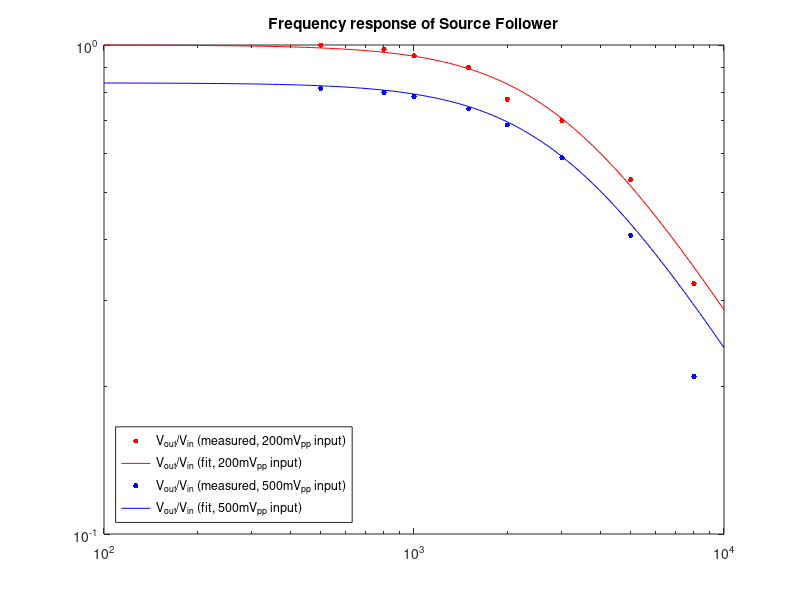

This figure's MATLAB source:
close all;
f = [500 800 1e3 1.5e3 2e3 3e3 5e3 8e3];
Vout_200m = [0.2 0.196 0.19 0.18 0.155 0.14 0.106 0.065];
Vout_500m = [0.408 0.4 0.392 0.37 0.343 0.294 0.204 0.105];

figure;
loglog(f,Vout_200m/0.2,'r.','MarkerSize',12);
hold on;
freq = logspace(2,4,100);
loglog(freq,sqrt(1./(1+(freq./3e3).^2)),'r-');
loglog(f,Vout_500m/0.5,'b.','MarkerSize',12);
loglog(freq,sqrt(0.7./(1+(freq./3e3).^2)),'b-');
title("Frequency response of Source Follower");
legend("V_{out}/V_{in} (measured, 200mV_{pp} input)", "V_{out}/V_{in} (fit, 200mV_{pp} input)", "V_{out}/V_{in} (measured, 500mV_{pp} input)", "V_{out}/V_{in} (fit, 500mV_{pp} input)", "Location","southwest")

% model
% Cgs=1e-12;
% rho_C = 2.198e-6; % ohm*m^2
% Rc_80=rho_C/(70*10e-12);
% Rc_30=rho_C/(20*10e-12);
% Rsq=7.8983e4;
% Rd2=Rc_30+13/80*Rsq;
% Rd1=Rc_80+0.1*Rsq;
% Rs1=Rc_80+0.1*Rsq;
% gmroi1=100;
% roi1=1e6;
% roi2=1e6;
% freq = logspace(-20,20,1000);
% av = (Rd2+roi2)*(gmroi1+(Rd1+roi1)*pi*2i*freq*Cgs)./(Rd1+(1+gmroi1)*Rd2+roi1+roi2+Rs1+gmroi1*(roi2+Rs1)+(Rd1+roi1)*(Rd2+Rs1+roi2)*pi*2i*freq*Cgs);
% figure;
% loglog(freq, abs(av));
% 
% Cov=1e-15;
% sCgs=Cgs.*freq*pi*2i;
% sCov=Cov.*freq*pi*2i;
% ZL=(Rd2+roi2)./(1+sCov.*(Rd2+roi2));
% num = ZL.*((Rd1+roi1).*sCgs+(Rd1+roi1+Rs1+(Rd1+roi1)*Rs1.*sCgs).*sCov+gmroi1.*(1+Rs1.*sCov));
% den = (roi1+Rs1*(1+gmroi1)+sCgs.*(roi1*Rs1)+ZL+Rs1.*ZL.*sCov+ZL.*(gmroi1+sCgs.*roi1+sCov.*roi1+gmroi1*Rs1+(sCgs.*sCov).*(roi1*Rs1))+Rd1*(1+Rs1.*sCgs+ZL.*(sCgs+sCov+Rs1.*sCgs.*sCov)));
% av = num./den;
% figure;
% loglog(freq,abs(av));
% 
% % Cov > Cgs in order to get low pass characteristic
% av = (gmroi1.*ZL+sCgs.*roi1.*ZL)./(roi1+ZL+gmroi1.*ZL+sCgs.*ZL.*roi1);
% figure;
% loglog(freq,abs(av));